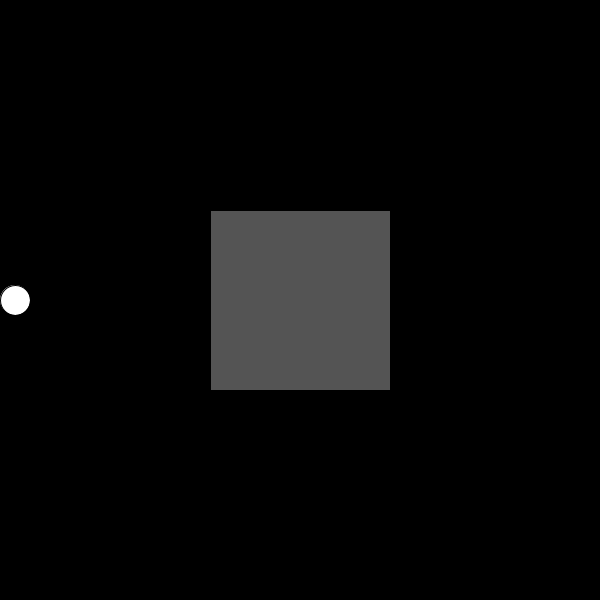
Frame 1 (no input)
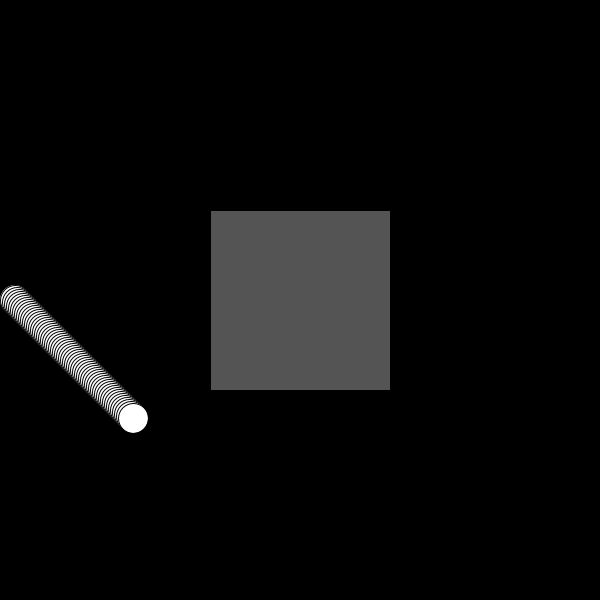
Frame 60 (the mouse pressed at the canvas centre just before this capture)
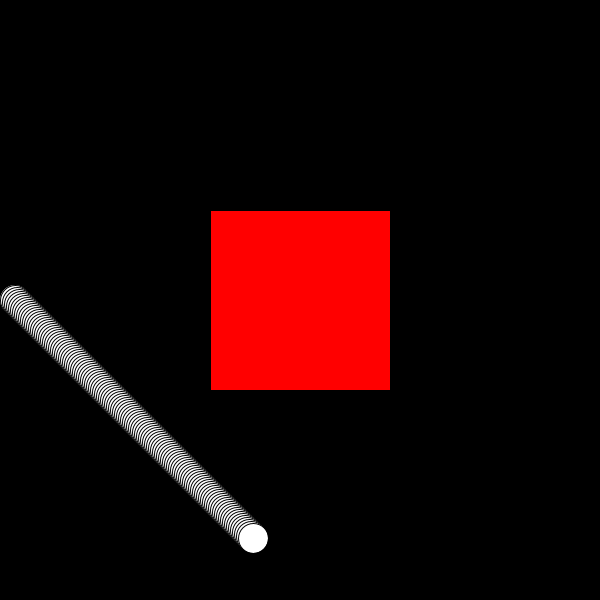
Frame 120 (the mouse held since frame 60 and released just before this capture)

The Processing sketch that drew these frames (run headless with seeded random() and noise(); from frame 60 on, the mouse is pressed at the canvas centre):

// Processing sketch: Lab
// ── Lab.pde
void setup()
{
  size(600, 600);
  background(0);
  cir_x = width - width + rad/2; //circle start x point
  cir_y = height/2; //circle start y point 
}//end setup 

//Colour codes
int clr1 = 84;
int clr2 = 84;
int clr3 = 84;


//circle points
int speed = 2;
int xspeed = speed;
int yspeed = speed;
int rad = 30; //circle radius 
int cir_x;
int cir_y;

void draw()
{
  //square points
  float x = width/2; //start x point square
  float y = height/2; //start y point square
  float w = height *.3; //width 
  float h = width *.3; //height
  
  fill(clr1, clr2, clr3);
  
  if(mouseX > x - (h/2)  && mouseY > y - (w/2) && mouseX < x - (h/2)+h && mouseY < y - (w/2)+w && clr1 != 255)
  {
    fill(0, 0, 255);
  }//end if 
    
  rect(x - (h/2), y - (w/2), height *.3, width *.3);
  
  fill(255);
  ellipse(cir_x, cir_y, rad, rad);
  
  
  cir_x += xspeed;
  cir_y += yspeed;
 
  if (cir_x > width - rad/2)
  {
    xspeed = 0;
    yspeed = -speed;
    cir_x = width - rad/2;
  }//end if 
  
  if (cir_y < rad/2)
  {
    xspeed = -speed;
    yspeed = -speed;
    cir_y = rad/2;
  }//end if 
  
  if (x < rad/2)
  {
    xspeed = speed;
    yspeed = speed;
    cir_x = rad/2;
  }//end if 
  
  if (y > height - rad/2)
  {
    xspeed = speed;
    yspeed = speed;
    cir_y = height - rad/ 2;
  }//end if 
  
}//end draw 

void mousePressed() 
{
  float x = width/2; //start x point square
  float y = height/2; //start y point square
  float w = height *.3; //width 
  float h = width *.3; //height
  
  if (mouseX > x - (h/2)  && mouseY > y - (w/2) && mouseX < x - (h/2)+h && mouseY < y - (w/2)+w && clr1 == 84) 
  {
    clr1 = 255;
    clr2 = 0;
    clr3 = 0;
  }//end if 
  
  else if (mouseX > x - (h/2)  && mouseY > y - (w/2) && mouseX < x - (h/2)+h && mouseY < y - (w/2)+w) 
  {
    clr1 = 84;
    clr2 = 84;
    clr3 = 84;
  }//end else
}//end mousePressed
